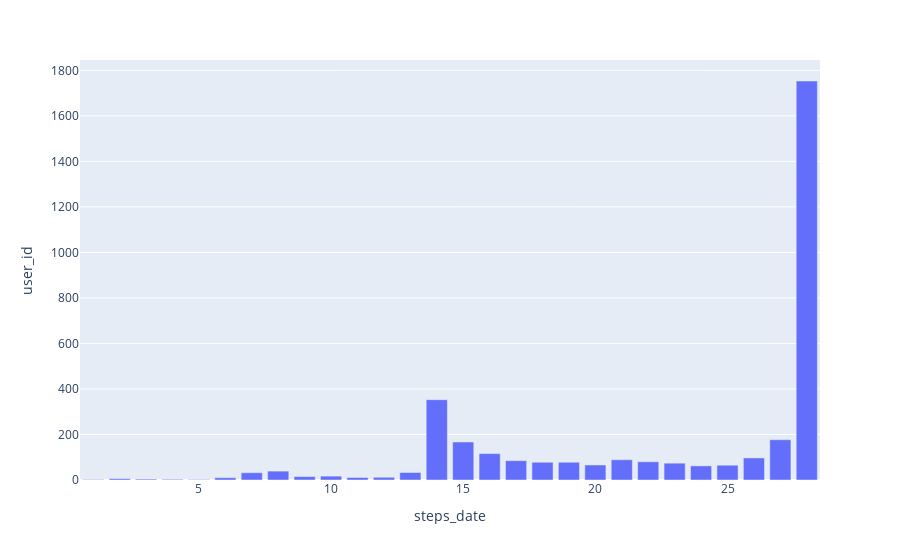

Write notebook code for a chart like this one.
### Code cell
plot_users_by_dates_distribution(df)

### Figure 1 — Plotly figure (JSON) as saved in the notebook; plotly's stock layout.template omitted (floating-point values rounded to 4 significant figures)
{"data": [{"alignmentgroup": "True", "hovertemplate": "steps_date=%{x}<br>user_id=%{y}<extra></extra>", "legendgroup": "", "marker": {"color": "#636efa", "pattern": {"shape": ""}}, "name": "", "offsetgroup": "", "orientation": "v", "showlegend": false, "textposition": "auto", "type": "bar", "x": [1, 2, 3, 4, 5, 6, 7, 8, 9, 10, 11, 12, 13, 14, 15, 16, 17, 18, 19, 20, 21, 22, 23, 24, 25, 26, 27, 28], "xaxis": "x", "y": [2, 6, 4, 3, 2, 10, 32, 39, 15, 17, 11, 12, 33, 353, 167, 116, 85, 78, 78, 66, 89, 80, 74, 62, 65, 97, 177, 1753], "yaxis": "y"}], "layout": {"barmode": "relative", "legend": {"tracegroupgap": 0}, "margin": {"t": 60}, "xaxis": {"anchor": "y", "domain": [0, 1], "title": {"text": "steps_date"}}, "yaxis": {"anchor": "x", "domain": [0, 1], "title": {"text": "user_id"}}}}
